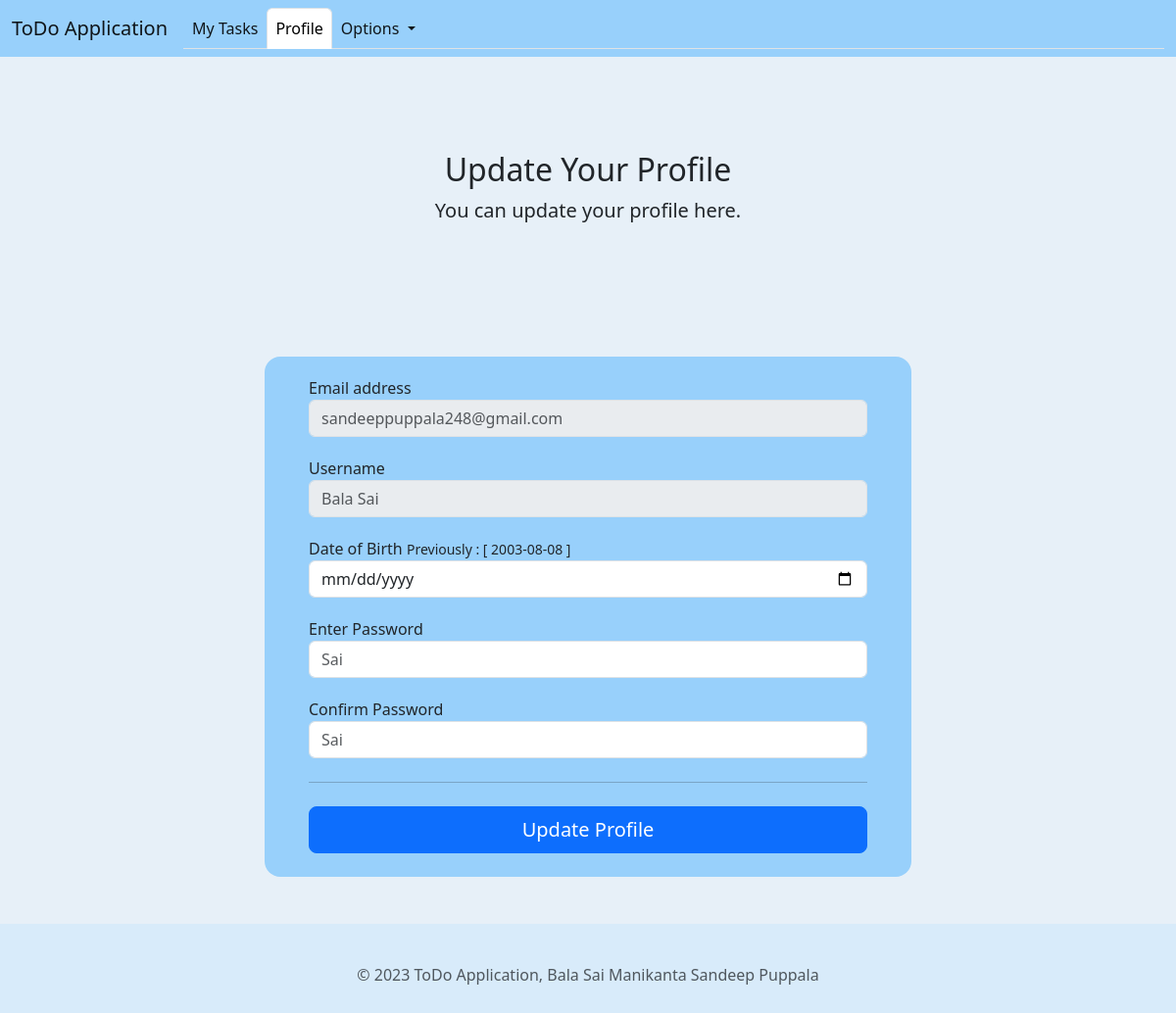
The app's page /update_profile (signed in) with its own data.
### application/models.py (models this page shows)
class user(db.Model):
    __tablename__="user"
    user_id=db.Column(db.Integer,primary_key=True)
    username=db.Column(db.String)
    password=db.Column(db.String)
    dob=db.Column(db.String)
    email=db.Column(db.String)
    date_joined=db.Column(db.String)
    todos=db.relationship('todo',backref='user')

### application/controllers.py (the view)
@app.route('/update_profile',methods=['GET','POST'])
def update_profile():
    a=UserDetails().get_details(session['user_id'])
    if a['code']==0:
        flash(a['message'], category='warning')
        alarm=True
        return render_template('message.html',title=a['title'],alarm=alarm)
    return render_template('update_profile.html',profile=1,title='Update Profiel',data=a)

### application/functions.py (called while the page is built)
    def get_details(self,user_id):
        user1 = db.session.query(user).filter((user.user_id == user_id)).first()
        if user1 is None:
            return {'code':0,'title':'User Not Found','message':"User Not Found"}
        return {'code':1,'title':'User Profile','user_id':user1.user_id,'username':user1.username,'email':user1.email,"dob":user1.dob,'password':user1.password,'date_joined':user1.date_joined,"message":"User Details"}

### templates/update_profile.html
{% extends 'app_base.html' %}
{% block content %}
<div class="row">
    <div class="container-fluid">
        <div class="py-5 text-center">
            <h2>Update Your Profile</h2>
            <p class="lead">You can update your profile here.</p>
            </div>
        <div class="row">
            <div class="col  create-account-content">
                <div class="container-fluid  create-account-container">
                    <div class="row ">
                        <div class="col create-content">
                            <form method="POST" action="/profile" class="col-mid-4 " enctype="multipart/form-data">
                                <div class="form-group">
                                    <label for="exampleDropdownFormEmail2">Email address</label>
                                    <input type="email" class="form-control" id="exampleDropdownFormEmail2" placeholder="{{data.email}}" name="email" disabled>
                                </div>
                                <div class="form-group">
                                    <label for="exampleDropdownFormEmail2">Username</label>
                                    <input type="text" class="form-control" id="exampleDropdownFormEmail2" placeholder="{{data.username}}" name="username" disabled>
                                </div>
                                <div class="form-group">
                                    <label for="exampleDropdownFormEmail2">Date of Birth</label>   <small>     Previously : [ {{data.dob}} ]</small>
                                        <input type="date" class="form-control" id="exampleDropdownFormEmail2" name="dob" placeholder="{{data.dob}}" >
                                </div>
                                <div class="form-group">
                                    <label for="exampleInputPassword1">Enter Password</label>
                                    <input type="password" class="form-control" id="exampleInputPassword1" placeholder="{{data.password}}" name="password" >
                                </div>
                                <div class="form-group">
                                    <label for="exampleInputPassword1">Confirm Password</label>
                                    <input type="password" class="form-control" id="exampleInputPassword1" placeholder="{{data.password}}" name="cnf_password" >
                                </div>
                                <hr class="my-4">
                                    <button class="w-100 btn btn-primary btn-lg" type="submit">Update Profile</button>
                                    <div><br></div>
                                </form>
                        </div>
                    </div>
                </div>
            </div>
        </div>
    </div>
</div>
{% endblock %}

### static/css/style.css (style rules this page uses)
body { background-color:#d8ebfa; border-radius: 2px; }
.create-account-content { margin-left: 20%; margin-right: 20%; margin-top: 50px; }
.create-account-container { margin-top: 20px; background-color: #98d0fb; border-radius: 1em; }
.form-group { margin-top: 20px; }
.create-content { margin-left: 5%; margin-right: 5%; }

### records on screen
user: email "sandeeppuppala248@gmail.com", username "Bala Sai", dob "2003-08-08"
